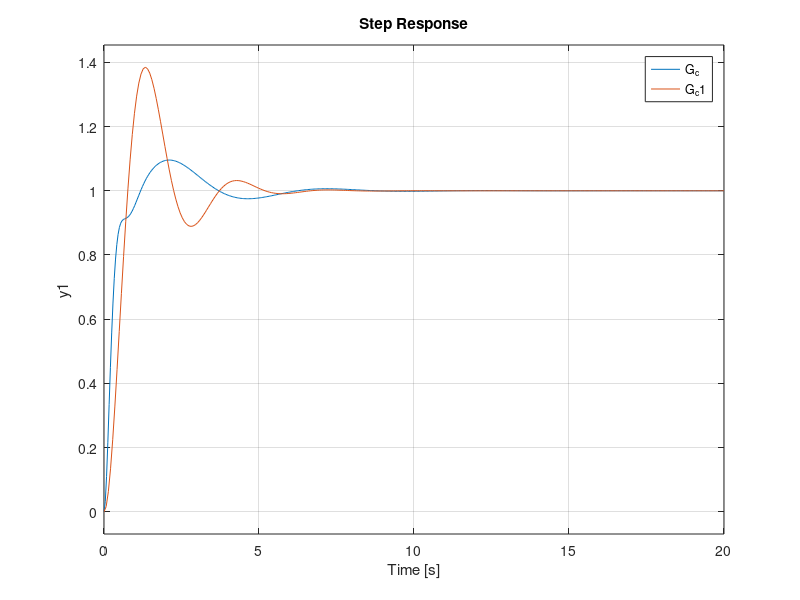

This chart was generated by the following MATLAB code:
%    1
%----------
%(s+1)(s+3)
G=tf(1,[1,4,3]); 
Ti=0.405; 
Td=0.821; 
Kp=6.95; 
N=5; 
s=tf('s'); 
Gc=Kp*(1+1/Ti/s+Td*s/(1+Td*s/N)); 
G_c=feedback(G*Gc,1); 
Gc1=Kp*(1+1/s/Ti); 
H=((1+Kp/N)*Ti*Td*s^2+Kp*(Ti+Td/N)*s+Kp)/(Kp*(Ti*s+1)*(Td/N*s+1)); 
G_c1=feedback(G*Gc1,H); 
step(G_c,G_c1)